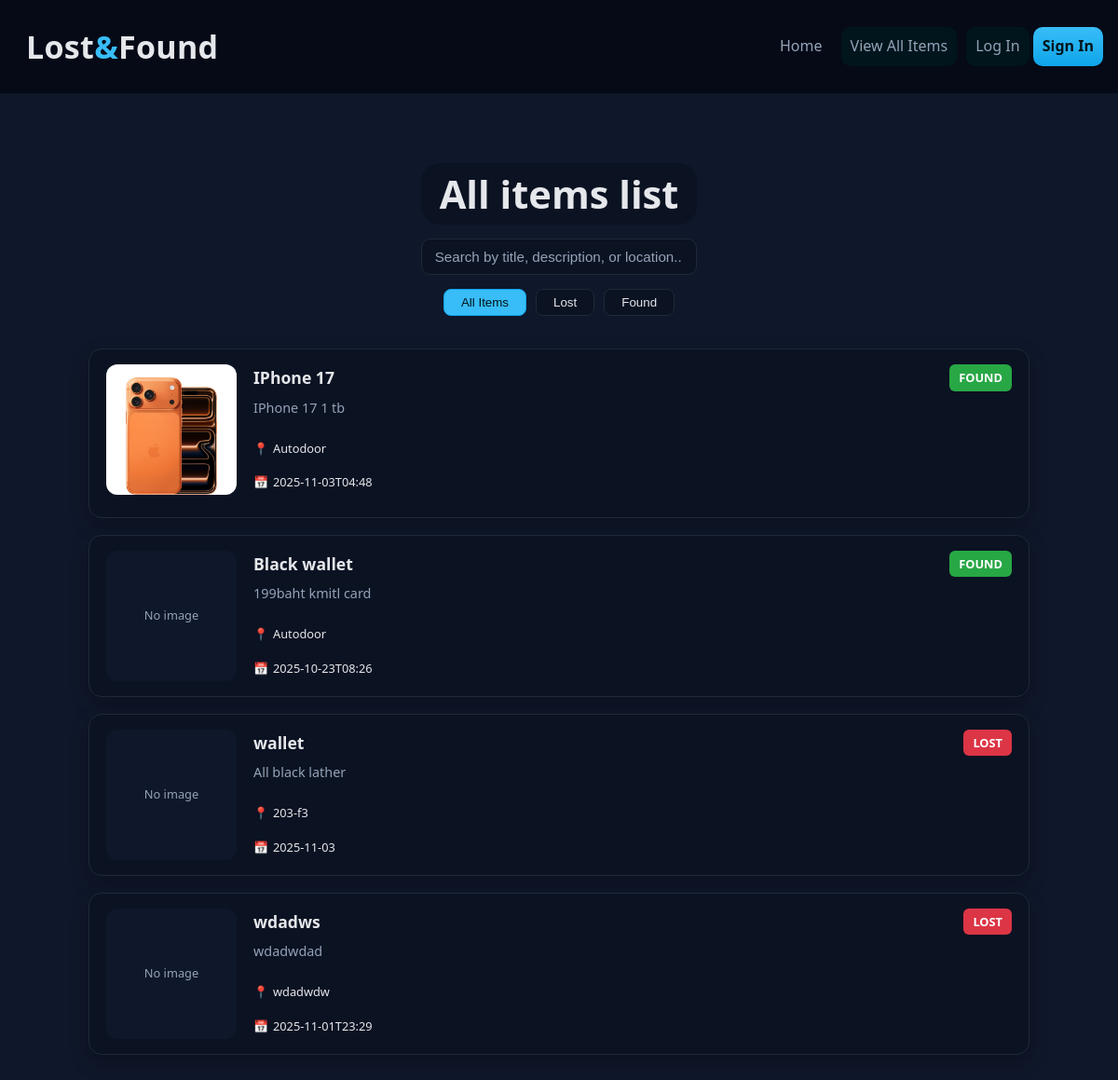
/items, run on the app's committed database.
### tables this page shows
CREATE TABLE items (
    id INTEGER PRIMARY KEY AUTOINCREMENT,
    title TEXT NOT NULL,
    description TEXT,
    location TEXT,
    date TEXT,
    type TEXT,
    created_at TEXT
, image TEXT);

### app.py (the view)
@app.route('/items')
def items():
    conn = sqlite3.connect('lostandfound.db')
    conn.row_factory = sqlite3.Row
    c = conn.cursor()
    c.execute("SELECT * FROM items ORDER BY id DESC")
    items = c.fetchall()
    conn.close()
    return render_template('items.html', items=items)

### templates/items.html (shortened to what this page needs)
{% extends "layout.html" %}
{% block content %}
<main class="items-page">
  <section class="items-hero">
    <div class="items-hero-inner">
      <h1>All items list</h1>
      <div class="items-search">
        <input type="text" id="search-input" placeholder="Search by title, description, or location...">
      </div>
      <div class="items-filters">
        <button class="filter-btn active" data-filter="all">All Items</button>
        <button class="filter-btn" data-filter="Lost">Lost</button>
        <button class="filter-btn" data-filter="Found">Found</button>
      </div>
    </div>
  </section>
  <section class="items-grid" id="items-grid">
    {% for item in items %}
    <article class="item-card" data-type="{{ item['type'] }}" data-title="{{ item['title']|lower }}"
      data-desc="{{ (item['description'] or '')|lower }}" data-location="{{ (item['location'] or '')|lower }}">
      <div class="item-card-left">
        {% if item["image"] %}
        <img src="{{ url_for('static', filename='uploads/' + item['image']) }}" alt="{{ item['title'] }}"
          class="item-thumb">
        {% else %}
        <div class="item-thumb placeholder">No image</div>
        {% endif %}
      </div>
      <div class="item-card-body">
        <div class="item-card-top">
          <h2>{{ item["title"] }}</h2>
          {% if item["type"] == "Lost" %}
          <span class="badge badge-lost">lost</span>
          {% elif item["type"] == "Found" %}
          <span class="badge badge-found">found</span>
          {% endif %}
        </div>
        <p class="item-desc">{{ item["description"] }}</p>
        <div class="item-meta">
          <div class="meta-row">
            <span class="meta-icon">📍</span>
            <span>{{ item["location"] or "—" }}</span>
          </div>
          <div class="meta-row">
            <span class="meta-icon">📅</span>
            <span>{{ item["date"] or "—" }}</span>
          </div>
        </div>
      </div>
    </article>
    {% else %}
    <p style="text-align:center; padding: 40px 0;">No items yet.</p>
    {% endfor %}
  </section>
</main>
{% endblock %}

### templates/layout.html (shortened to what this page needs)
<!DOCTYPE html>
<html lang="en">
<head>
  <link rel="stylesheet" href="{{ url_for('static', filename='css/styles.css') }}">
</head>
<body>
  <div class="nav-inner container">
    <a href="{{url_for('index')}}" class="brand">Lost<span>&</span>Found</a>
    <nav class="nav-links">
      <a href="{{ url_for('index') }}" class="{% if request.endpoint == 'index' %}active{% endif %}">Home</a>
      <a class="btn" href="{{ url_for('items') }}">View All Items</a>
      <div class="user-actions">
        {% if session.username %}
        <span>Welcome, <strong>{{ session.username }}</strong>!</span>
        {% if session.role == 'admin' %}
        <a href="{{ url_for('admin_manage') }}" class="btn"
          style="margin-left: 10px; background-color: #ffc107; color: black;">Manage Items</a>
        {% endif %}
        <a href="{{ url_for('logout') }}" class="btn btn-logout" style="margin-left: 15px;">Sign Out</a>
        {% else %}
        <a href="{{ url_for('login') }}" class="btn">Log In</a>
        <a href="{{ url_for('signin') }}" class="btn primary">Sign In</a>
        {% endif %}
      </div>
    </nav>
  </div>
  <main>
    {% block content %}
    {% endblock %}
  </main>
</body>
</html>

### data on the page
items: image (picture), title "IPhone 17", type "FOUND", description "IPhone 17 1 tb", location "Autodoor", date "2025-11-03T04:48"
items: shows "No image", title "Black wallet", type "FOUND", description "199baht kmitl card", location "Autodoor", date "2025-10-23T08:26"
items: shows "No image", title "wallet", type "LOST", description "All black lather", location "203-f3", date "2025-11-03"
items: shows "No image", title "wdadws", type "LOST", description "wdadwdad", location "wdadwdw", date "2025-11-01T23:29"
